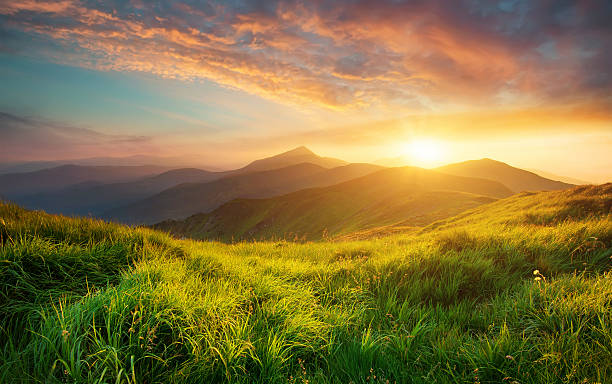
#> input picture image2.jpg, 612 x 384 px
$ python morphological_transformations.py
#> lines starting #> are read from the running program, lines starting #| are printed output that depends on the picture
import cv2 as cv
import numpy as np
import sys

img = cv.imread("image2.jpg")
#> img is the input picture: shape (384, 612, 3); mean B, G, R 66.6, 117.5, 134.5
img_dhoni = cv.imread("a1qo2eh_ms-dhoni-afp_625x300_15_June_20.jpg")
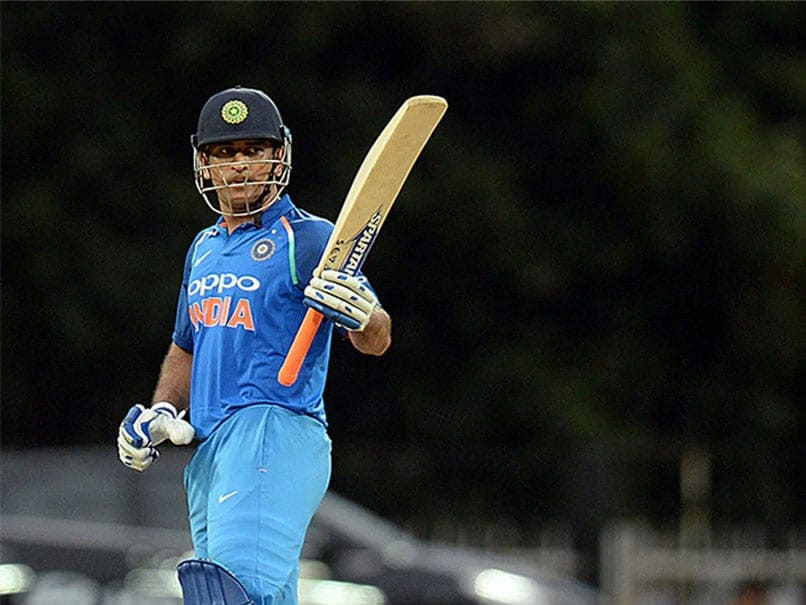
#> input picture a1qo2eh_ms-dhoni-afp_625x300_15_June_20.jpg, 806 x 605 px
#> img_dhoni is the input picture: shape (605, 806, 3); mean B, G, R 47.8, 46.7, 39.5


kernel = np.ones((5,5) , np.uint8)
#Erosion method

erosion_img = cv.erode(src=img , kernel=kernel , iterations=1)

#Dilation method
dilation_ing = cv.dilate(src=img , kernel=kernel , iterations=1)
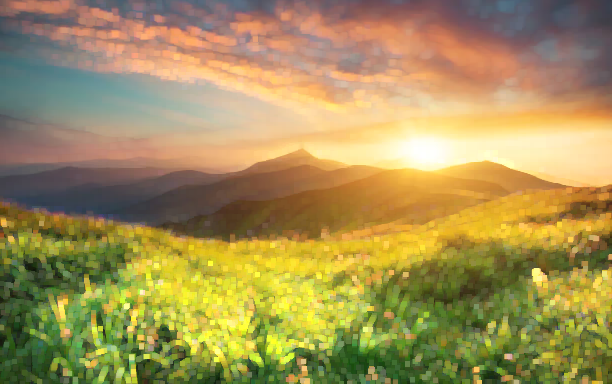
#> dilation_ing: shape (384, 612, 3); mean B, G, R 87.1, 145.3, 164.3

#Opening method
opening_img = cv.morphologyEx(src=img , kernel=kernel , iterations=1 , op=cv.MORPH_OPEN)
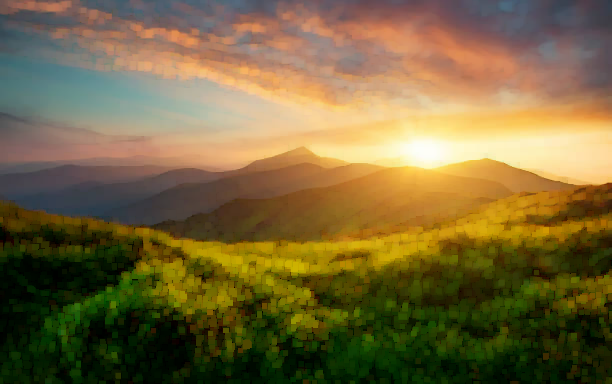
#> opening_img: shape (384, 612, 3); mean B, G, R 59.2, 102.4, 119.5

#closing method
closing_img = cv.morphologyEx(src=img , kernel=kernel , iterations=1 , op=cv.MORPH_CLOSE)
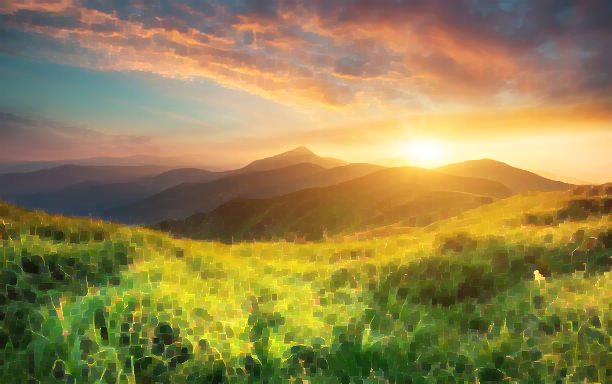
#> closing_img: shape (384, 612, 3); mean B, G, R 77.4, 131.9, 148.6

#Gradient mehod
gradient_img = cv.morphologyEx(src=img , kernel=kernel , iterations=1 , op=cv.MORPH_GRADIENT ,)
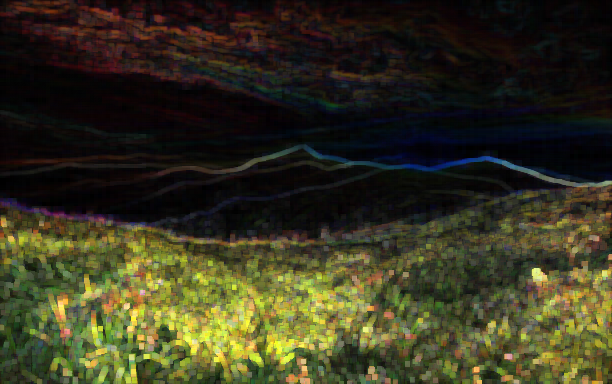
#> gradient_img: shape (384, 612, 3); mean B, G, R 31.2, 52.6, 54.7


#Top hat method
top_hat_img = cv.morphologyEx(src=img , kernel=kernel , iterations=1 , op=cv.MORPH_TOPHAT ,)
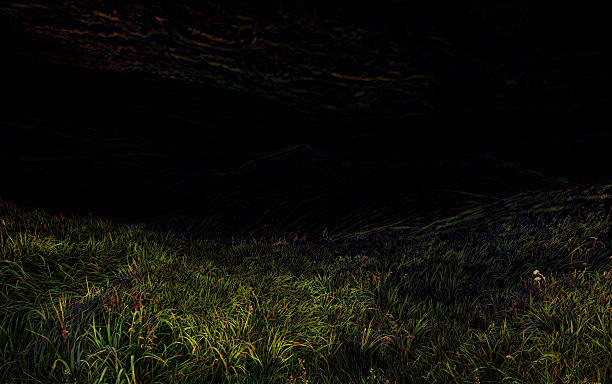
#> top_hat_img: shape (384, 612, 3); mean B, G, R 7.4, 15.1, 15

#Black Hat
black_hat_img = cv.morphologyEx(src=img , kernel=kernel , iterations=1 , op=cv.MORPH_BLACKHAT ,)
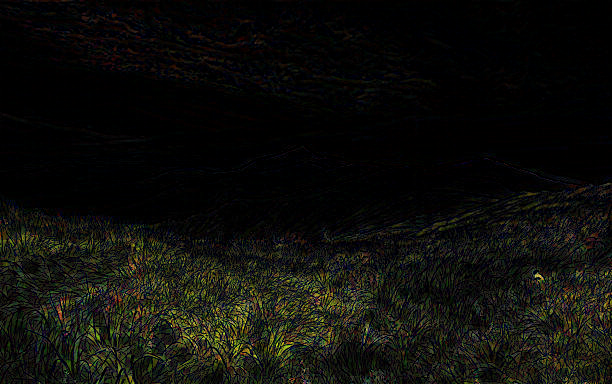
#> black_hat_img: shape (384, 612, 3); mean B, G, R 10.8, 14.4, 14.2

while (1) :
    cv.imshow("Image" , img)
    cv.imshow("Erosion Image" , erosion_img , )
    cv.imshow("Dilation image" , dilation_ing)
    cv.imshow("Opening Image" ,opening_img)
    cv.imshow("Closing image" ,closing_img)
    cv.imshow("Gradient Image" , gradient_img)
    cv.imshow("Top hat image" , top_hat_img)
    cv.imshow("Black Hat image" , black_hat_img)
    if cv.waitKey(1) & 0xFF == ord('s'):
#> (key Esc is pressed here)
        break


cv.destroyAllWindows()
